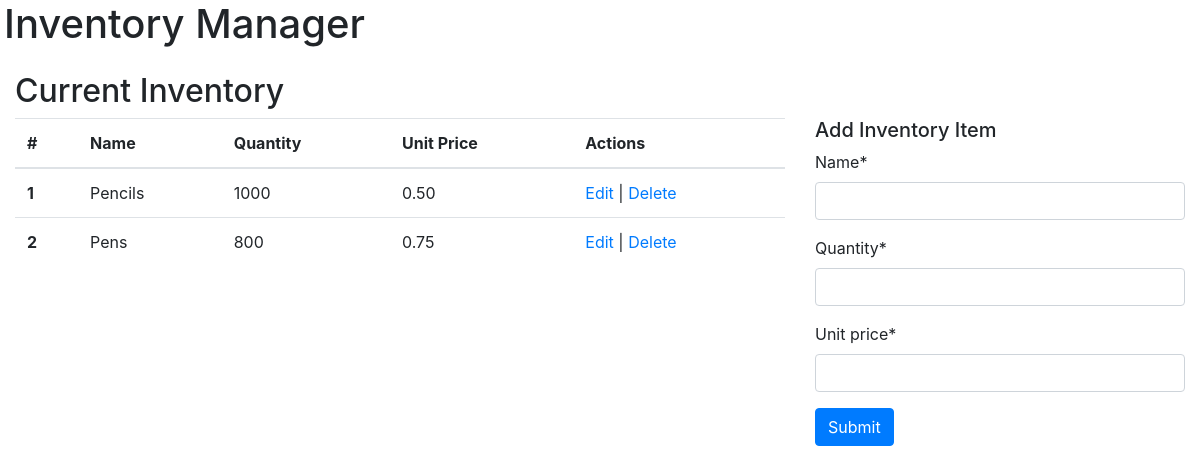
The app's page /, older data.
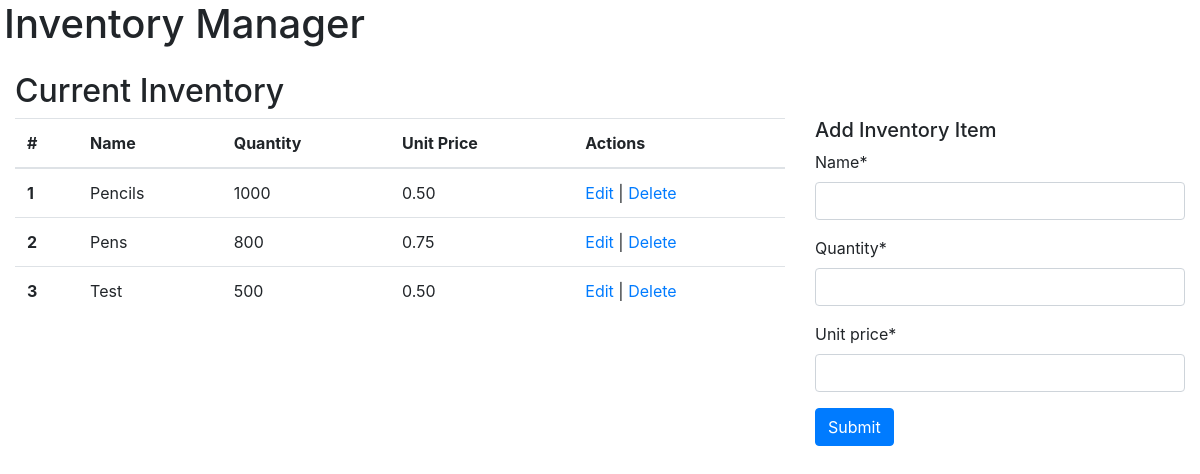
The same page, newer data.
### home/models.py (models this page shows, shortened)
class Inventory(models.Model):
    name = models.CharField(max_length=254)
    quantity = models.IntegerField()
    unit_price = models.DecimalField(max_digits=6, decimal_places=2)
    deleted = models.BooleanField(default=False)
    delete_comment = models.CharField(max_length=254, null=True, blank=True)
    class Meta:
        verbose_name_plural = "Inventory"

### home/views.py (the view)
# urls.py: path("", views.home, name="home"),
def home(request):
    inventory = Inventory.objects.filter(deleted=False)
    del_items = Inventory.objects.filter(deleted=True)
    inventory_form = InventoryForm()
    template = 'home/index.html'
    context = {
        'inventory': inventory,
        'del_items': del_items,
        'inventory_form': inventory_form,
    }
    return render(request, template, context)

### home/forms.py
class InventoryForm(forms.ModelForm):
    class Meta:
        model = Inventory
        exclude = ('deleted', 'delete_comment')

### home/templates/home/index.html (shortened to what this page needs)
<!DOCTYPE html>
<html lang="en">
  <head>
    <link
      rel="stylesheet"
      href="https://cdnjs.cloudflare.com/ajax/libs/font-awesome/5.15.3/css/all.min.css"
    />
    <link
      rel="stylesheet"
      href="https://stackpath.bootstrapcdn.com/bootstrap/4.4.1/css/bootstrap.min.css"
    />
  </head>
  <body>
    {% load crispy_forms_tags %}
    <div class="container-fluid">
      <div class="row mb-3 pl-1">
        <h1>Inventory Manager</h1>
      </div>
      <div class="row">
        <div class="col-12">
          <h2>Current Inventory</h2>
        </div>
        <div class="col-8">
          <table class="table">
            <thead>
              <tr>
                <th scope="col">#</th>
                <th scope="col">Name</th>
                <th scope="col">Quantity</th>
                <th scope="col">Unit Price</th>
                <th scope="col">Actions</th>
              </tr>
            </thead>
            <tbody>
              {% for item in inventory %}
              <tr>
                <th scope="row">{{ item.id }}</th>
                <td>{{ item.name }}</td>
                <td>{{ item.quantity }}</td>
                <td>{{ item.unit_price }}</td>
                <td>
                  <a href="{% url 'edit_inventory' item.id %}">Edit</a> |
                  <a href="{% url 'delete_inventory' item.id %}">Delete</a>
                </td>
              </tr>
              {% endfor %}
            </tbody>
          </table>
        </div>
        <div class="col-4">
          <h5>Add Inventory Item</h5>
          <form action="{% url 'add_inventory' %}" method="post">
            {% csrf_token %} {{ inventory_form|crispy }}
            <button type="submit" class="btn btn-primary">Submit</button>
          </form>
        </div>
      </div>
    </div>
  </body>
</html>

Row changes from the older to the newer data that the page shows:
added Inventory: id "3", name "Test", quantity "500", unit_price "0.50"
